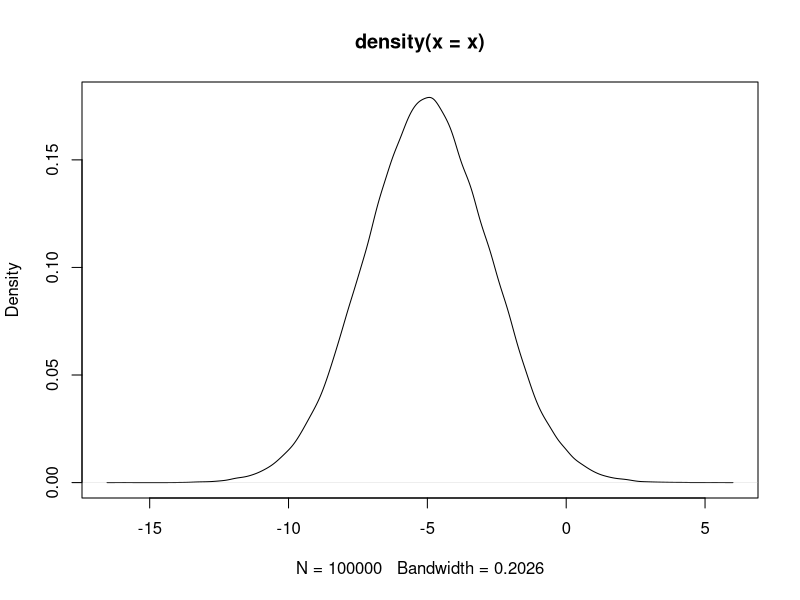
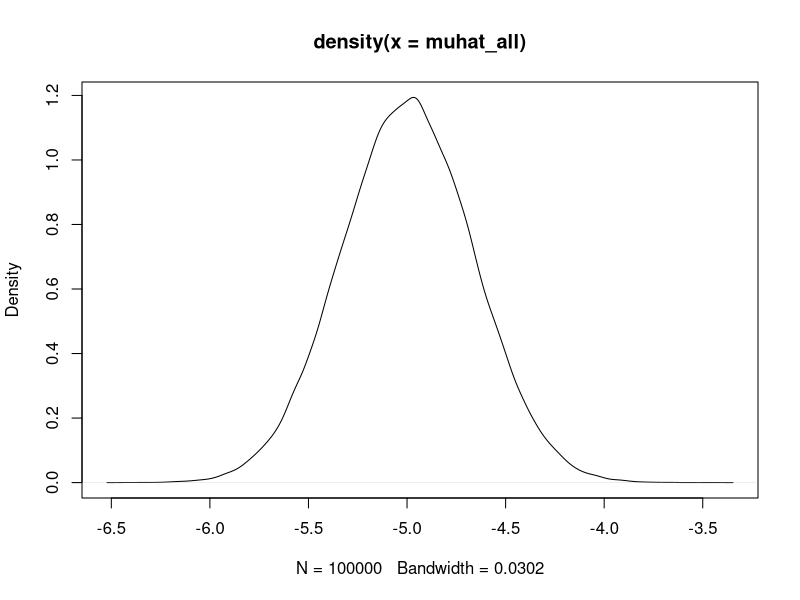
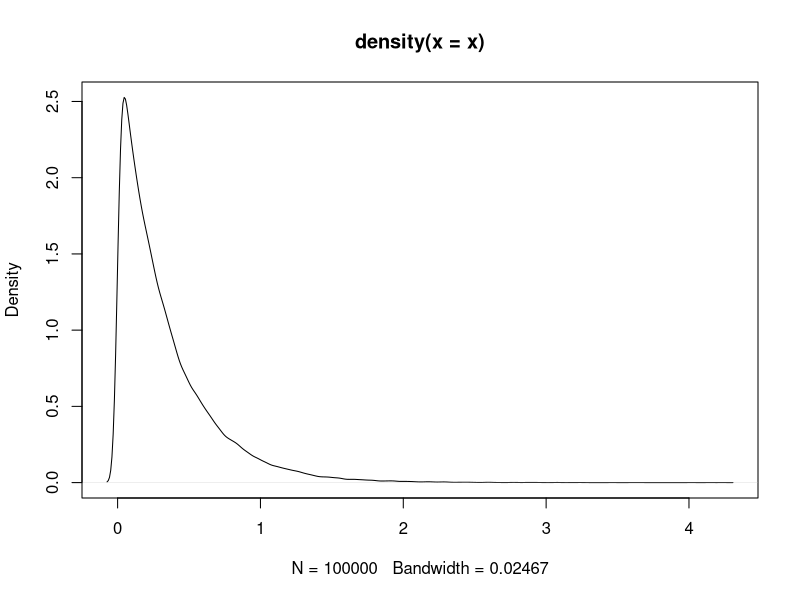
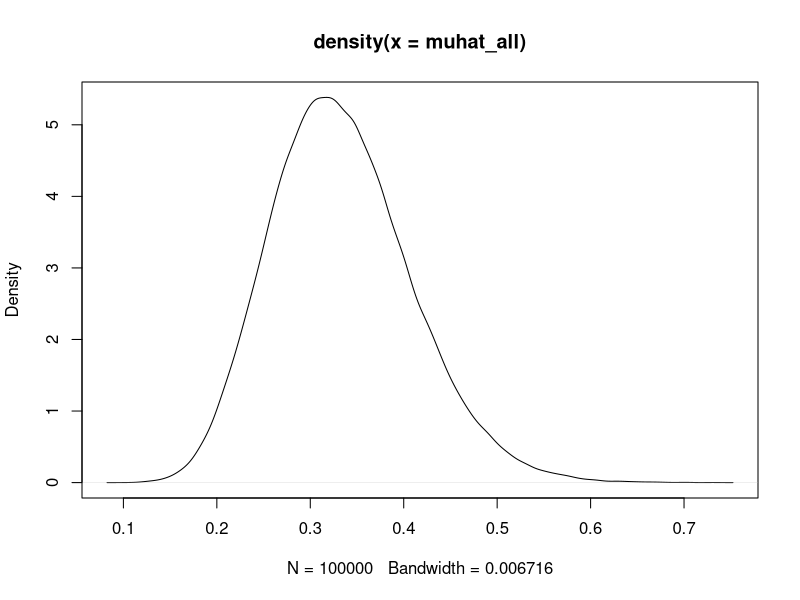

Generate these figures, in order, with R:
## ---- chunk 1
x = c(-5,-3,-1,0,2,4)
x = data.matrix(x)
# for p-norm = 1
norm(x, type = "1")
# for p-norm = 2
norm(x, type = "2")
# for p-norm = infinity
norm(x, type = "I")
## ---- chunk 2
x = rnorm(100000, mean = -5, sd = 2.25)
mean(x)
sd(x)
## ---- chunk 3
plot(density(x))
## ---- chunk 4
# Create the Monte Carlo Simulation
numsamp = 100000
muhat_all = matrix(0,nrow = numsamp,ncol = 1)
for (i in 1:numsamp){
  x = rnorm(20,mean=-5,sd=1.5)
  muhat_all[i] = mean(x)
}

mean(muhat_all)
sd(muhat_all)
## ---- chunk 5
plot(density(muhat_all))
## ---- chunk 6
# Create 'x' variable
x = rexp(100000, rate =3)
# Find mean and sd 
mean(x)
(sd(x))^2
## ---- chunk 7
plot(density(x))
## ---- chunk 8
numsamp = 100000
muhat_all = matrix(0,nrow = numsamp,ncol = 1)
for (i in 1:numsamp){
  x = rexp(20,rate = 3)
  muhat_all[i] = mean(x)
}
## ---- chunk 9
mean(muhat_all)
(sd(muhat_all))^2
## ---- chunk 10
plot(density(muhat_all))
